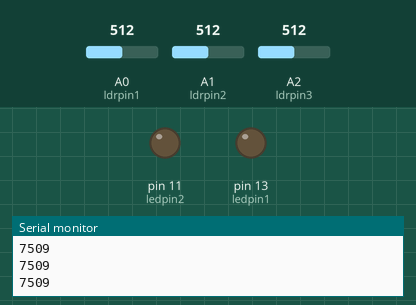
The sketch below on a simulated Arduino Uno, built with avr-gcc and run on an emulated ATmega328P. On the bench: output pins drawn as LEDs (lit = HIGH), the last lines printed to the serial monitor. The inputs (shaded band) are chosen by the test bench; at power-on: A0 (ldrpin1) = 512, A1 (ldrpin2) = 512, A2 (ldrpin3) = 512.

Above: at 1.2 s.
1.3 s: A0 (ldrpin1) set to 602
2.8 s: A0 (ldrpin1) set to 630
At 3.4 s:
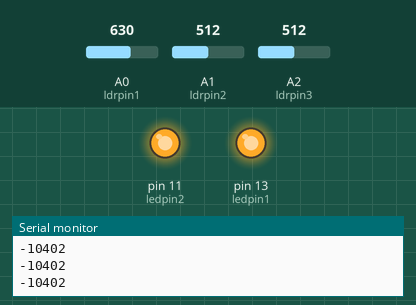
4.4 s: A0 (ldrpin1) set to 511
At 5.0 s:
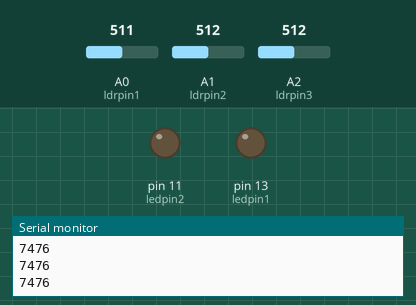
6.0 s: A0 (ldrpin1) set to 716
At 6.6 s:
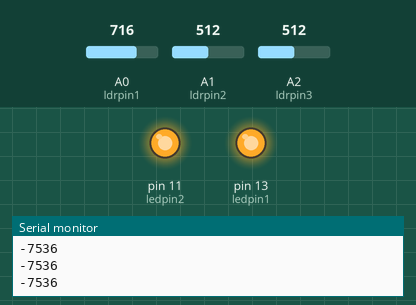
Timing chart, 0 to 8.6 s (numbered marks = the images above; inputs shaded):
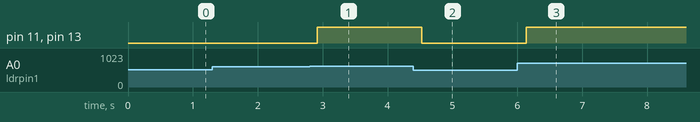

Measured:
- the behaviour switches between 614 and 615 on A0 (ldrpin1) (found by bisection; images 0 and 1)
- after the input at 2.8 s, pin 11 (ledpin2), pin 13 (ledpin1): LOW → HIGH after 0.12 s
- after the input at 4.4 s, pin 11 (ledpin2), pin 13 (ledpin1): HIGH → LOW after 0.13 s
- after the input at 6.0 s, pin 11 (ledpin2), pin 13 (ledpin1): LOW → HIGH after 0.14 s

The sketch:

Botastra.ino
```cpp
const int ledpin1=13;
const int ledpin2=11;
const int ldrpin1=A0;
const int ldrpin2=A1;
const int ldrpin3=A2;
void setup(){
  Serial.begin(9600);
  pinMode(ledpin1,OUTPUT);
  pinMode(ledpin2,OUTPUT);
  pinMode(ldrpin1,INPUT);
  pinMode(ldrpin2,INPUT);
  pinMode(ldrpin3,INPUT);
}


void loop(){
     int ldrstatus1=100*analogRead(ldrpin1);
     int ldrstatus2=100*analogRead(ldrpin2);
     int ldrstatus3=100*analogRead(ldrpin3);
     int ldr=((ldrstatus1+ldrstatus2+ldrstatus3)/3);
       Serial.println(ldr);
       delay(100);
     if(  ldr<=40){
        digitalWrite(ledpin1,HIGH);
        digitalWrite(ledpin2,HIGH);
     }
     else if(ldr>=40 & ldr<=160){
          digitalWrite(ledpin1,HIGH);
          digitalWrite(ledpin2,LOW);
     }
     else{
        digitalWrite(ledpin1,LOW);
        digitalWrite(ledpin2,LOW);
     }
}
```
